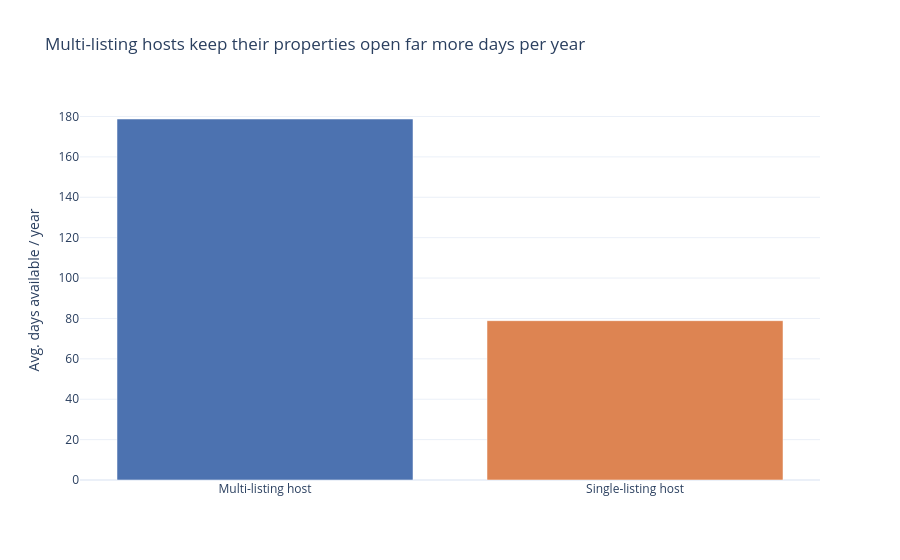

Source (notebook cell):
### Markdown cell above
## Q3. Are 'professional' multi-listing hosts more available for booking than single-listing hosts?

**Why analytical:** compares two host-type groups on a numeric outcome (availability) — a behavioral, not descriptive, comparison.

### Code cell
agg = listings.groupby('host_type')['availability_365'].mean().reset_index()

fig = px.bar(agg, x='host_type', y='availability_365', color='host_type',
             color_discrete_sequence=[PALETTE['Manhattan'], PALETTE['Brooklyn']],
             title='Multi-listing hosts keep their properties open far more days per year',
             labels={'availability_365': 'Avg. days available / year', 'host_type': ''})
fig.update_layout(showlegend=False)
fig.show()

### Figure 1 — Plotly figure (JSON) as saved in the notebook; plotly's stock layout.template omitted (floating-point values rounded to 4 significant figures)
{"data": [{"hovertemplate": "=%{x}<br>Avg. days available / year=%{y}<extra></extra>", "legendgroup": "Multi-listing host", "marker": {"color": "#4C72B0", "pattern": {"shape": ""}}, "name": "Multi-listing host", "orientation": "v", "showlegend": true, "textposition": "auto", "type": "bar", "x": ["Multi-listing host"], "xaxis": "x", "y": [178.8], "yaxis": "y"}, {"hovertemplate": "=%{x}<br>Avg. days available / year=%{y}<extra></extra>", "legendgroup": "Single-listing host", "marker": {"color": "#DD8452", "pattern": {"shape": ""}}, "name": "Single-listing host", "orientation": "v", "showlegend": true, "textposition": "auto", "type": "bar", "x": ["Single-listing host"], "xaxis": "x", "y": [78.9], "yaxis": "y"}], "layout": {"barmode": "relative", "legend": {"title": {"text": ""}, "tracegroupgap": 0}, "showlegend": false, "title": {"text": "Multi-listing hosts keep their properties open far more days per year"}, "xaxis": {"anchor": "y", "categoryarray": ["Multi-listing host", "Single-listing host"], "categoryorder": "array", "domain": [0, 1], "title": {"text": ""}}, "yaxis": {"anchor": "x", "domain": [0, 1], "title": {"text": "Avg. days available / year"}}}}
